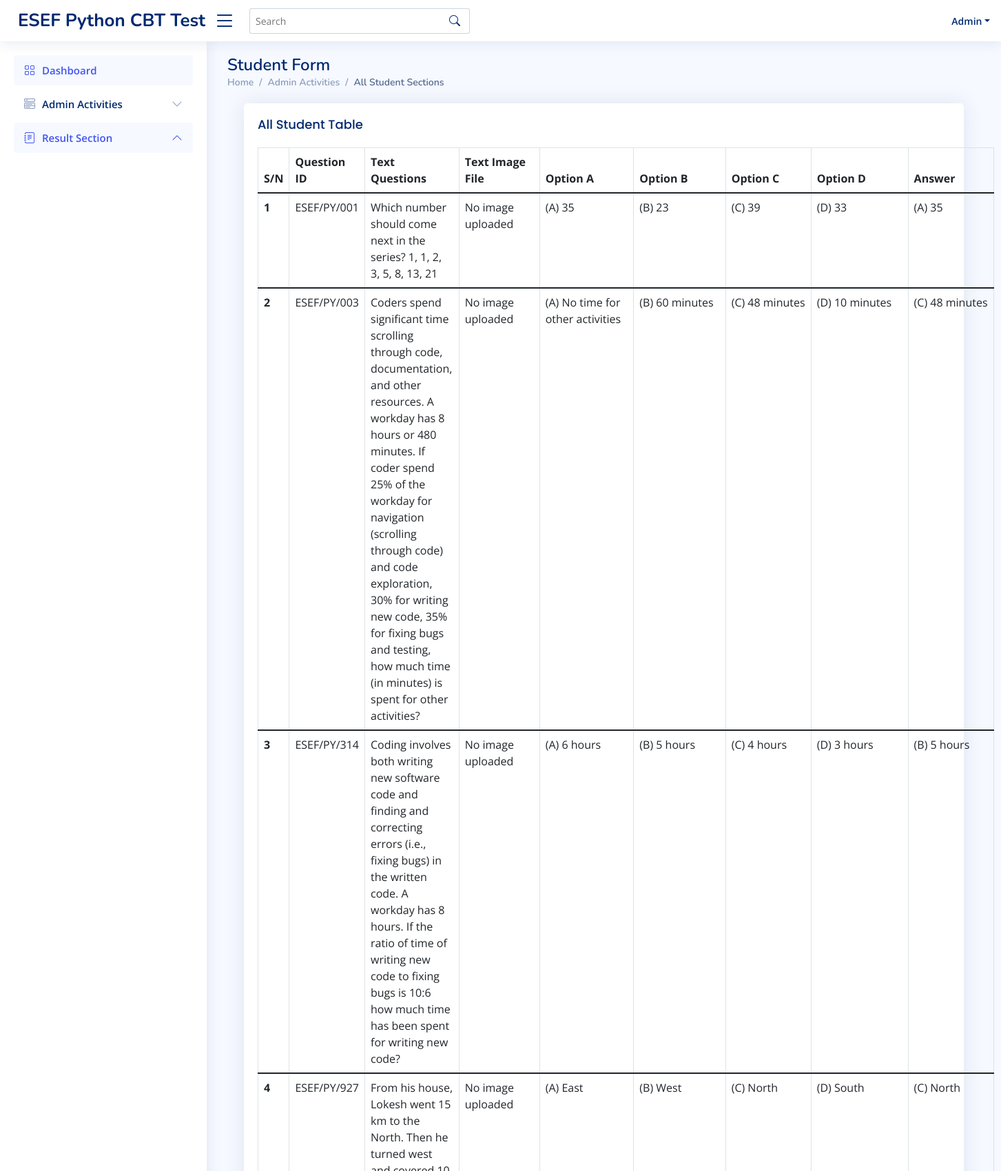
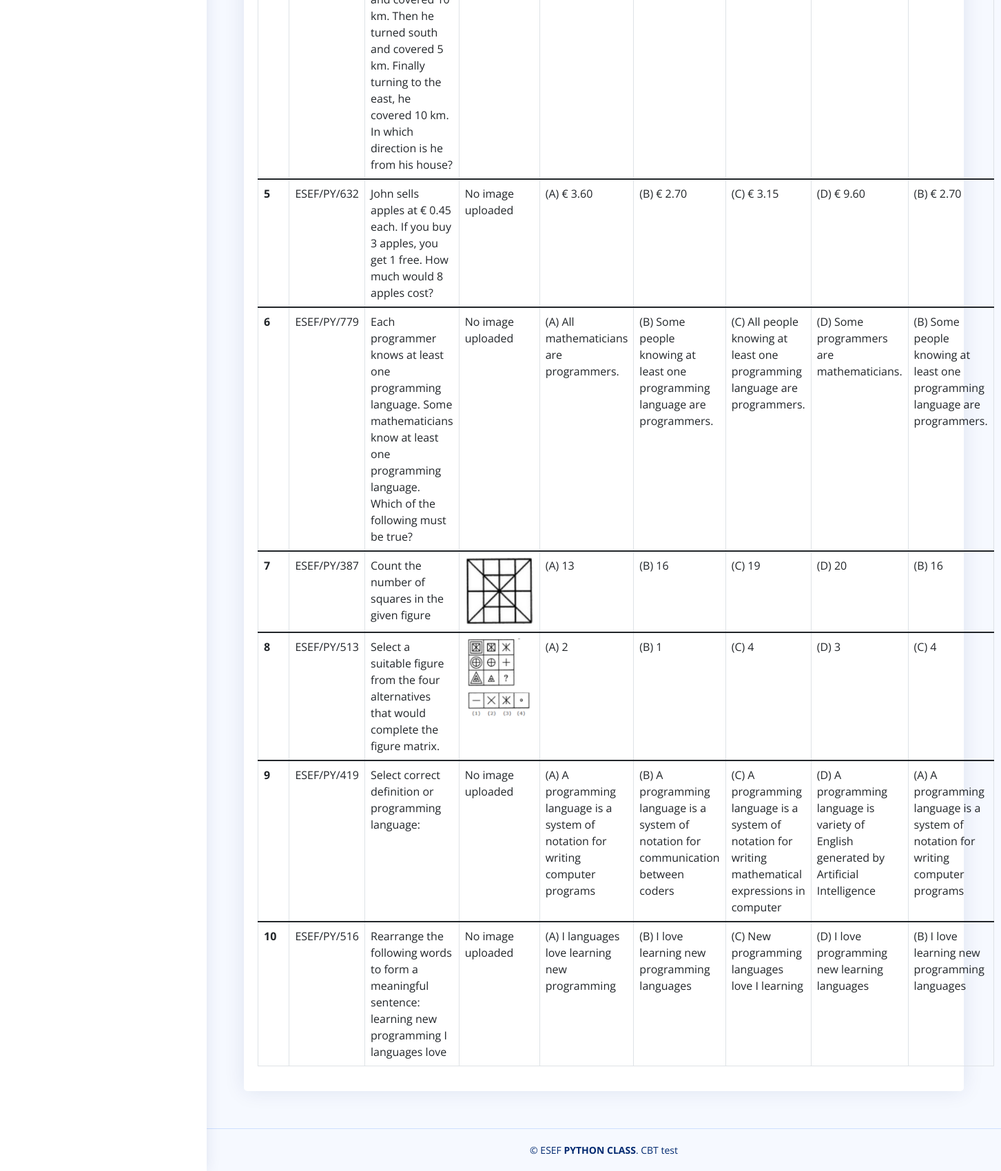
Page /all_question (signed in) on the committed database (2 pictures, top to bottom).
### cbt_test/models.py (models this page shows, shortened)
class testQuestion(db.Model):
    id = db.Column(db.Integer, primary_key=True)
    questionID = db.Column(db.String(25), unique=True, nullable=False)
    questions = db.Column(db.String(250), unique=True, nullable=False)
    imageFile = db.Column(db.String(20), nullable=True)
    option1 = db.Column(db.String(100),  nullable=False)
    option2 = db.Column(db.String(100),  nullable=False)
    option3 = db.Column(db.String(100),  nullable=False)
    option4 = db.Column(db.String(100),  nullable=False)
    answer = db.Column(db.String(100),  nullable=False)

### cbt_test/routes.py (the view)
@main.route("/all_question", methods=['GET', 'POST'])
@login_required
def allQuestion():
    questions=testQuestion.query.all()
    for question in questions:
        if question.imageFile:
            question.imageFileUrl = url_for('static', filename='exam_picture/' + question.imageFile)
        else:
            question.imageFileUrl = None
    return render_template("all_question.html", questions=questions)

### cbt_test/models.py (called while the page is built)
@loginManager.user_loader
def loadUser(userID):
    return Admin.query.get(int(userID))

### cbt_test/templates/all_question.html (shortened to what this page needs)
{% extends "layout.html" %}
    {% block content %}
    <main id="main" class="main">
        <div class="pagetitle">
            <h1>Student Form</h1>
                <nav>
                    <ol class="breadcrumb">
                    <li class="breadcrumb-item"><a href="{{ url_for('main.home') }}">Home</a></li>
                    <li class="breadcrumb-item">Admin Activities</li>
                    <li class="breadcrumb-item active">All Student Sections</li>
                    </ol>
                </nav>
        </div>
        <div class="container">
            <section class="section register min-vh-200 d-flex flex-column  py-1">
                <div class="container">
                    <div class="row ">
                        <div class="col-lg-12">
                                <form method="POST" action="">
                                    <div class="card">
                                        <div class="card-body">
                                            <h5 class="card-title">All Student Table</h5>
                                            <table class="table table-bordered">
                                                <thead>
                                                <tr>
                                                    <th  scope="col">S/N</th>
                                                    <th scope="col">Question ID</th>
                                                    <th scope="col">Text Questions</th>
                                                    <th scope="col">Text Image File</th>
                                                    <th scope="col">Option A</th>
                                                    <th scope="col">Option B</th>
                                                    <th scope="col">Option C</th>
                                                    <th scope="col">Option D</th>
                                                    <th scope="col">Answer</th>
                                                </tr>
                                                </thead>
                                                {% for question in questions %}
                                                    <tbody>
                                                        <tr>
                                                            <th scope="row">{{ loop.index }}</th>
                                                            <td>{{ question.questionID }}</td>
                                                            <td>{{ question.questions }}</td>
                                                            {% if question.imageFileUrl %}
                                                                <td>
                                                                    <img class="rounded" src="{{ question.imageFileUrl }}"style="width:100px; height:auto;">
                                                                </td>
                                                            {% else %}
                                                                <td>
                                                                    <p>No image uploaded</p>
                                                                </td>
                                                            {% endif %}
                                                            <td>{{ question.option1 }}</td>
                                                            <td>{{ question.option2 }}</td>
                                                            <td>{{ question.option3 }}</td>
                                                            <td>{{ question.option4 }}</td>
                                                            <td>{{ question.answer }}</td>
                                                        </tr>
                                                    </tbody>
                                                {% endfor %}
                                            </table>
                                        </div>
                                    </div>
                                </form>
                            </div>
                        </div>
                    </div>
                </div>
      </main>
    {% endblock %}

### cbt_test/templates/layout.html (shortened to what this page needs)
<!DOCTYPE html>
<html lang="en">
<head>
  <link href="../static/vendor/bootstrap/css/bootstrap.min.css" rel="stylesheet">
  <link href="../static/vendor/bootstrap-icons/bootstrap-icons.css" rel="stylesheet">
  <link href="../static/vendor/boxicons/css/boxicons.min.css" rel="stylesheet">
  <link href="../static/vendor/quill/quill.snow.css" rel="stylesheet">
  <link href="../static/vendor/quill/quill.bubble.css" rel="stylesheet">
  <link href="../static/vendor/remixicon/remixicon.css" rel="stylesheet">
  <link href="../static/vendor/simple-datatables/style.css" rel="stylesheet">
  <link href="{{ url_for('static', filename='style.css') }}" rel="stylesheet">
</head>
<body>
  <header id="header" class="header fixed-top d-flex align-items-center">
    <div class="d-flex align-items-center justify-content-between">
      <a href="{{ url_for('main.home') }}" class="logo d-flex align-items-center">
        <span class="d-none d-lg-block">ESEF Python CBT Test</span>
      </a>
      <i class="bi bi-list toggle-sidebar-btn"></i>
    </div>
    <div class="search-bar">
      <form class="search-form d-flex align-items-center" method="POST" action="#">
        <input type="text" name="query" placeholder="Search" title="Enter search keyword">
        <button type="submit" title="Search"><i class="bi bi-search"></i></button>
      </form>
    </div>
    <nav class="header-nav ms-auto">
      <ul class="d-flex align-items-center">
        <li class="nav-item dropdown pe-3">
          <a class="nav-link nav-profile d-flex align-items-center pe-0" href="#" data-bs-toggle="dropdown">
            <span class="d-none d-md-block dropdown-toggle ps-2">Admin</span>
          </a>
        </li>
      </ul>
    </nav>
  </header>
  <aside id="sidebar" class="sidebar">
    <ul class="sidebar-nav" id="sidebar-nav">
      <li class="nav-item">
        <a class="nav-link " href="{{ url_for('main.home') }}">
          <i class="bi bi-grid"></i>
          <span>Dashboard</span>
        </a>
      </li>
      <li class="nav-item">
        <a class="nav-link collapsed" data-bs-target="#components-nav" data-bs-toggle="collapse" href="#">
          <i class="bi bi-menu-button-wide"></i><span>Admin Activities</span><i class="bi bi-chevron-down ms-auto"></i>
        </a>
      </li>
      <li class="nav-item">
        <a class="nav-link" data-bs-target="#tables-nav" data-bs-toggle="collapse" href="#" aria-expanded="true">
          <i class="bi bi-journal-text"></i><span>Result Section</span><i class="bi bi-chevron-down ms-auto"></i>
        </a>
      </li>
    </ul>
  </aside>
  {% block content %}
  {% endblock %}
</body>
<footer id="footer" class="footer">
  <div class="copyright">
    &copy; ESEF <strong><span>PYTHON CLASS</span></strong>. CBT test
  </div>
</footer>
</html>

### cbt_test/static/style.css (style rules this page uses)
:root { scroll-behavior: smooth; }
body { font-family: "Open Sans", sans-serif; background: #f6f9ff; color: #444444; }
a { color: #4154f1; text-decoration: none; }
h1, h2, h3, h4, h5, h6 { font-family: "Nunito", sans-serif; }
#main { margin-top: 60px; padding: 20px 30px; transition: all 0.3s; }
.pagetitle { margin-bottom: 10px; }
.pagetitle h1 { font-size: 24px; margin-bottom: 0; font-weight: 600; color: #012970; }
.card { margin-bottom: 30px; border: none; border-radius: 5px; box-shadow: 0px 0 30px rgba(1, 41, 112, 0.1); }
.card-title { padding: 20px 0 15px 0; font-size: 18px; font-weight: 500; color: #012970; font-family: "Poppins", sans-serif; }
.card-body { padding: 0 20px 20px 20px; }
.breadcrumb { font-size: 14px; font-family: "Nunito", sans-serif; color: #899bbd; font-weight: 600; }
.breadcrumb a { color: #899bbd; transition: 0.3s; }
.breadcrumb .breadcrumb-item::before { color: #899bbd; }
.breadcrumb .active { color: #51678f; font-weight: 600; }
.logo { line-height: 1; }
@media (min-width: 1200px) { .logo { width: 280px; } }
.logo span { font-size: 26px; font-weight: 700; color: #012970; font-family: "Nunito", sans-serif; }
.header { transition: all 0.5s; z-index: 997; height: 60px; box-shadow: 0px 2px 20px rgba(1, 41, 112, 0.1); background-color: #fff; padding-left: 20px; }
.header .toggle-sidebar-btn { font-size: 32px; padding-left: 10px; cursor: pointer; color: #012970; }
.header .search-bar { min-width: 360px; padding: 0 20px; }
.header .search-form { width: 100%; }
.header .search-form input { border: 0; font-size: 14px; color: #012970; border: 1px solid rgba(1, 41, 112, 0.2); padding: 7px 38px 7px 8px; border-radius: 3px; transition: 0.3s; width: 100%; }
.header .search-form button { border: 0; padding: 0; margin-left: -30px; background: none; }
.header .search-form button i { color: #012970; }
.header-nav ul { list-style: none; }
.header-nav > ul { margin: 0; padding: 0; }
.header-nav .nav-profile { color: #012970; }
.header-nav .nav-profile span { font-size: 14px; font-weight: 600; }
.sidebar { position: fixed; top: 60px; left: 0; bottom: 0; width: 300px; z-index: 996; transition: all 0.3s; padding: 20px; overflow-y: auto; scrollbar-width: thin; scrollbar-color: #aab7cf transparent; box-shadow: 0px 0px 20px rgba(1, 41, 112, 0.1); background-color: #fff; }
@media (min-width: 1200px) { #main, #footer { margin-left: 300px; } }
.sidebar-nav { padding: 0; margin: 0; list-style: none; }
.sidebar-nav li { padding: 0; margin: 0; list-style: none; }
.sidebar-nav .nav-item { margin-bottom: 5px; }
.sidebar-nav .nav-link { display: flex; align-items: center; font-size: 15px; font-weight: 600; color: #4154f1; transition: 0.3; background: #f6f9ff; padding: 10px 15px; border-radius: 4px; }
.sidebar-nav .nav-link i { font-size: 16px; margin-right: 10px; color: #4154f1; }
.sidebar-nav .nav-link.collapsed { color: #012970; background: #fff; }
.sidebar-nav .nav-link.collapsed i { color: #899bbd; }
.sidebar-nav .nav-link .bi-chevron-down { margin-right: 0; transition: transform 0.2s ease-in-out; }
.sidebar-nav .nav-link:not(.collapsed) .bi-chevron-down { transform: rotate(180deg); }
.footer { padding: 20px 0; font-size: 14px; transition: all 0.3s; border-top: 1px solid #cddfff; }
.footer .copyright { text-align: center; color: #012970; }

### rows in the picture
testQuestion: questionID "ESEF/PY/001", questions "Which number should come next in the series? 1, 1, 2, 3, 5, 8, 13, 21", shows "No image uploaded", option1 "(A) 35", option2 "(B) 23", option3 "(C) 39", option4 "(D) 33", answer "(A) 35"
testQuestion: questionID "ESEF/PY/003", questions "Coders spend significant time scrolling through code, documentation, and other resources. A workday has 8 hours or 480 minutes. If coder spend 25% of the workday for navigation (scrolling through code) and code exploration, 30% for writing new code, 35% for fixing bugs and testing, how much time (in minutes) is spent for other activities?", shows "No image uploaded", option1 "(A) No time for other activities", option2 "(B) 60 minutes", option3 "(C) 48 minutes", option4 "(D) 10 minutes", answer "(C) 48 minutes"
testQuestion: questionID "ESEF/PY/314", questions "Coding involves both writing new software code and finding and correcting errors (i.e., fixing bugs) in the written code. A workday has 8 hours. If the ratio of time of writing new code to fixing bugs is 10:6 how much time has been spent for writing new code?", shows "No image uploaded", option1 "(A) 6 hours", option2 "(B) 5 hours", option3 "(C) 4 hours", option4 "(D) 3 hours", answer "(B) 5 hours"
testQuestion: questionID "ESEF/PY/927", questions "From his house, Lokesh went 15 km to the North. Then he turned west and covered 10 km. Then he turned south and covered 5 km. Finally turning to the east, he covered 10 km. In which direction is he from his house?", shows "No image uploaded", option1 "(A) East", option2 "(B) West", option3 "(C) North", option4 "(D) South", answer "(C) North"
testQuestion: questionID "ESEF/PY/632", questions "John sells apples at € 0.45 each. If you buy 3 apples, you get 1 free. How much would 8 apples cost?", shows "No image uploaded", option1 "(A) € 3.60", option2 "(B) € 2.70", option3 "(C) € 3.15", option4 "(D) € 9.60", answer "(B) € 2.70"
testQuestion: questionID "ESEF/PY/779", questions "Each programmer knows at least one programming language. Some mathematicians know at least one programming language. Which of the following must be true?", shows "No image uploaded", option1 "(A) All mathematicians are programmers.", option2 "(B) Some people knowing at least one programming language are programmers.", option3 "(C) All people knowing at least one programming language are programmers.", option4 "(D) Some programmers are mathematicians.", answer "(B) Some people knowing at least one programming language are programmers."
testQuestion: questionID "ESEF/PY/387", questions "Count the number of squares in the given figure", shows a picture, option1 "(A) 13", option2 "(B) 16", option3 "(C) 19", option4 "(D) 20", answer "(B) 16"
testQuestion: questionID "ESEF/PY/513", questions "Select a suitable figure from the four alternatives that would complete the figure matrix.", shows a picture, option1 "(A) 2", option2 "(B) 1", option3 "(C) 4", option4 "(D) 3", answer "(C) 4"
testQuestion: questionID "ESEF/PY/419", questions "Select correct definition or programming language:", shows "No image uploaded", option1 "(A) A programming language is a system of notation for writing computer programs", option2 "(B) A programming language is a system of notation for communication between coders", option3 "(C) A programming language is a system of notation for writing mathematical expressions in computer", option4 "(D) A programming language is variety of English generated by Artificial Intelligence", answer "(A) A programming language is a system of notation for writing computer programs"
testQuestion: questionID "ESEF/PY/516", questions "Rearrange the following words to form a meaningful sentence: learning new programming I languages love", shows "No image uploaded", option1 "(A) I languages love learning new programming", option2 "(B) I love learning new programming languages", option3 "(C) New programming languages love I learning", option4 "(D) I love programming new learning languages", answer "(B) I love learning new programming languages"
